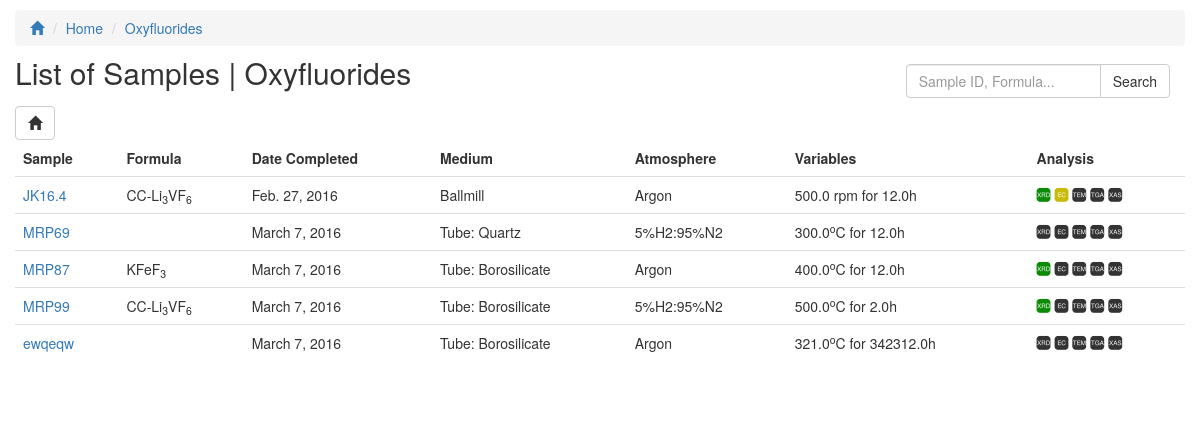
The page /project/1/ on the database as committed earlier.
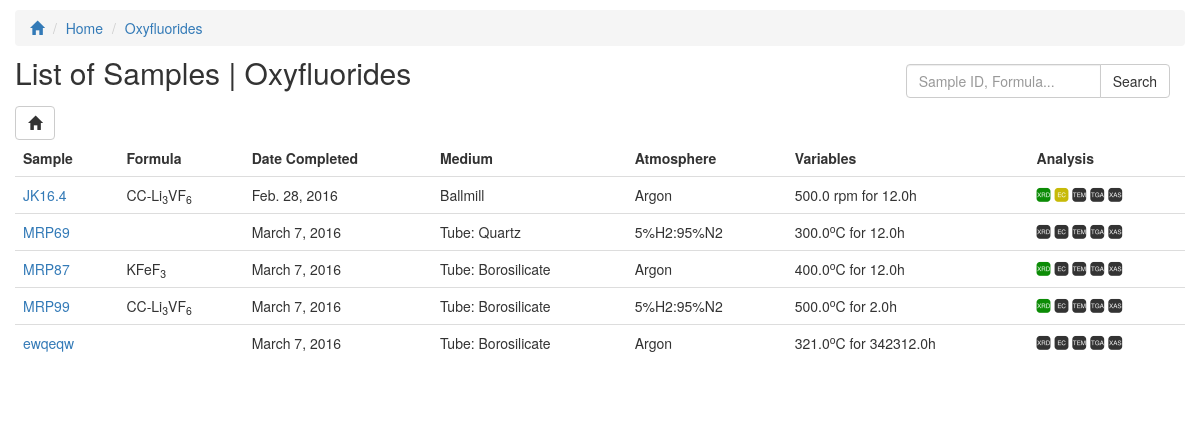
The same page on the database as committed later.
### pokedex/models.py (models this page shows, shortened)
class Sample(models.Model):
	sample_number = models.CharField(max_length=10, db_index=True)
	name = models.CharField(max_length=200, db_index=True)
	formula = models.CharField(max_length=50, db_index=True, blank=True)
	stripped_formula = models.CharField(max_length=50, db_index=True, blank=True)
	AVAILABLE_MEDIUMS = [
		('Ballmill', 'Ballmill'),
		('Tube: Borosilicate', 'Tube: Borosilicate'),
		('Tube: Quartz', 'Tube: Quartz'),
		('Tube: Alumina', 'Tube: Alumina'),
	]
	AVAILABLE_ATMOSPHERES = [
		('Argon', 'Argon'),
		('5%H2:95%N2', '5%H2:95%N2'),
		('Oxygen', 'Oxygen'),
		('Nitrogen', 'Nitrogen'),
		('Air', 'Air'),
	]
	experiment_medium = models.CharField(max_length=50, choices=AVAILABLE_MEDIUMS)
	experiment_atmosphere = models.CharField(max_length=50, choices=AVAILABLE_ATMOSPHERES)
	experiment_variable = models.FloatField(null=True, blank=True)
	experiment_time = models.FloatField(blank=True, null=True)
	experiment_equation = models.CharField(max_length=200, blank=True)
	variable_units = models.CharField(max_length=5, blank=True)
	file_photo = ImageCropField(blank=True, null=True, upload_to=root_file_storage+'Photo')
	cropping = ImageRatioField('file_photo', '300x300')
	file_XRD = models.FileField(upload_to=root_file_storage+'XRD', null=True, blank=True, validators=[validate_file_extension])
	file_EC = models.FileField(upload_to=root_file_storage+'EC', null=True, blank=True, validators=[validate_file_extension])
	file_TEM = models.FileField(upload_to=root_file_storage+'TEM', null=True, blank=True, validators=[validate_file_extension])
	file_TGA = models.FileField(upload_to=root_file_storage+'TGA', null=True, blank=True, validators=[validate_file_extension])
	file_XAS = models.FileField(upload_to=root_file_storage+'XAS', null=True, blank=True, validators=[validate_file_extension])
	start_date = models.DateField(null=True, default=datetime.date.today)
	end_date = models.DateField(null=True, default=datetime.date.today)
	associated_project = models.ManyToManyField('Project')
	user = models.ForeignKey(User, blank=True, null=True)
	comment = models.TextField(blank=True)
	class Meta:
		ordering = ['sample_number']
	def detail_url(self):
		url = reverse('sample_detail', kwargs={'id': self.id})
		return url

### pokedex/views.py (the view)
class SampleListView(BreadcrumbsMixin, DetailView):
	template_name = 'sample_list.html'
	model = Project
	context_object_name = 'project'
	def breadcrumbs(self):
		return project_breadcrumbs(self.object)
	def get_context_data(self, *args, **kwargs):
		project = self.get_object()
		context = super().get_context_data(*args, **kwargs)
		samples = Sample.objects.all().filter(associated_project = project)
		searchstring = self.request.GET.get('search')
		if searchstring:
			 samples = samples.filter(Q(sample_number__icontains=searchstring) | Q(name__icontains=searchstring) | Q(stripped_formula__icontains=searchstring))
		context['samples'] = samples
		context['active_search'] = self.request.GET.get('search')
		return context
	def get_object(self):
		pk = self.kwargs['id']
		project = Project.objects.get(pk=pk)
		return project

### pokedex/models.py (called while the page is built)
	def __str__(self):
		return "{name}".format(name=self.name)

### pokedex/templatetags/custom_filters.py (called while the page is built)
@register.filter(name='formula_markup')
def formula_markup(formula):
    def insert_subscript(string, index):
        return string[:index] + '<sub>' + string[index:index+2] + '</sub>' + string[index+2:]
    def insert_superscript(string, index):
        return string[:index] + '<sup>' + string[index:index+2] + '</sup>' + string[index+2:]
    formula = escape(formula)
    x = 0
    while x in range (0, len(formula)):
        if formula[x] in ('_'):
            formula = insert_subscript(formula, x)
            x += 5
        if formula[x] in ('^'):
            formula = insert_superscript(formula, x)
            x += 5
        x += 1
    formula = formula.replace("_","").replace("^", "")
    return mark_safe(formula)

### pokedex/views.py (called while the page is built)
def inventory_breadcrumb():
    return breadcrumb('Home', reverse_lazy('home'))

def project_breadcrumbs(project):
	breadcrumbs = [
		inventory_breadcrumb(),
		breadcrumb(
			project.name,
			reverse('samples_by_projects', kwargs={'id': project.id})
		)
	]
	return breadcrumbs

### pokedex/templates/sample_list.html (shortened to what this page needs)
{% extends 'base.html' %}
{% load custom_filters %}
{% block content %}
<div class="row">
  <div class="col-md-6">
    <h2>List of Samples | {{ project }}</h2>
  </div>
  <div class="col-md-6">
    <div class="pull-right">
      <form method="get" action="." class="navbar-form pull-right">
	<div class="input-group">
	  <input type="text" class="input-small form-control search-query"
		 name="search" placeholder="Sample ID, Formula..."
		 {% if active_search == None %}
		 value=""
		 {% else %}
		 value="{{ active_search }}"
		 {% endif %}>
	  <span class="input-group-btn">
	    <input type="submit" class="btn btn-default" value="Search">
	  </span>
	</div>
      </form>
    </div>
  </div>
</div>
<a href="{% url 'home' %}" class="btn btn-default">
	<span class="glyphicon glyphicon-home"></span>
</a>
{% if samples %}
<table class="table chemical-list">
  <tr>
	<th>Sample</th>
	<th>Formula</th>
	<th>Date Completed</th>
	<th>Medium</th>
	<th>Atmosphere</th>
	<th>Variables</th>
	<th>Analysis</th>
  </tr>
	{% for sample in samples %}
  <tr>
	<td>
		<a href="{{ sample.detail_url }}" title="Detailed information on sample {{ sample.sample_number }}">
		{{ sample.sample_number }}
		</a>
	</td>
	<td>{{ sample.formula|formula_markup }}</td>
	<td>{{ sample.end_date }}</td>
	<td>{{ sample.experiment_medium }}</td>
	<td>{{ sample.experiment_atmosphere|formula_markup }}</td>
	<td>{{ sample.experiment_variable }}{{ sample.variable_units|formula_markup }} for {{ sample.experiment_time }}h</td>
	<td>
	{% if sample.file_XRD %}<span class="icon-XRD XRD-active" title="X-Ray Diffraction"></span>{% else %}<span class="icon-XRD" title="X-Ray Diffraction"></span>{% endif %}
	{% if sample.file_EC %}<span class="icon-EC EC-active" title="Electrochemistry"></span>{% else %}<span class="icon-EC" title="Electrochemistry"></span>{% endif %}
	{% if sample.file_TEM %}<span class="icon-TEM TEM-active" title="Electron Microscopy"></span>{% else %}<span class="icon-TEM" title="Electron Microscopy"></span>{% endif %}
	{% if sample.file_TGA %}<span class="icon-TGA TGA-active" title="Thermogravimetric Analysis"></span>{% else %}<span class="icon-TGA" title="Thermogravimetric Analysis"></span>{% endif %}
	{% if sample.file_XAS %}<span class="icon-XAS XAS-active" title="X-Ray Absorption Spectroscopy"></span>{% else %}<span class="icon-XAS" title="X-Ray Absorption Spectroscopy"></span>{% endif %}
	</td>
  </tr>
	{% endfor %}
{% else %}
	<div class="alert alert-warning no-chemicals">
  	You have no samples associated with this project!
	</div>
{% endif %}
{% endblock %}

Rows that differ between the two databases and show on the page:
changed Sample "JK16.4": end_date "Feb. 27, 2016" → "Feb. 28, 2016"
